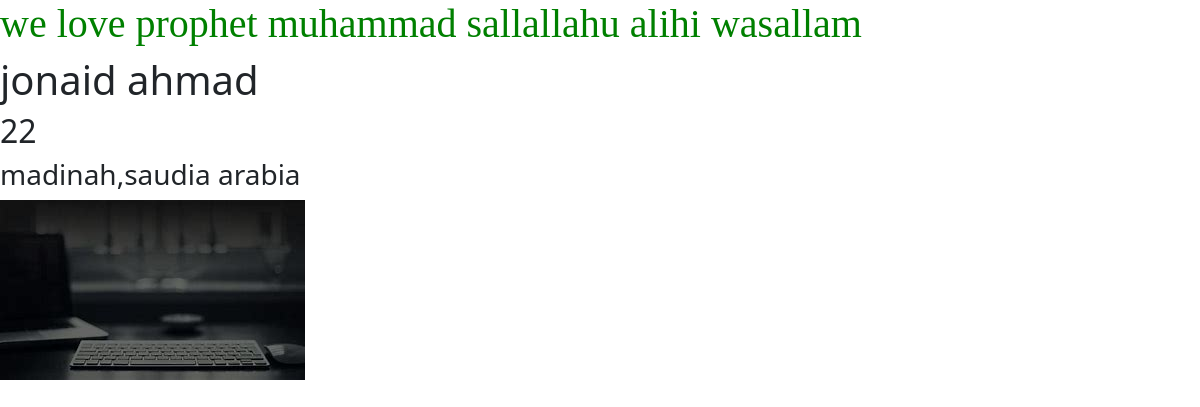
The page /myapp/ on the database its author committed.
### myapp/models.py (models this page shows)
class Profile(models.Model):
    name = models.CharField(max_length=30)
    age = models.IntegerField()
    address = models.TextField()
    iamge = models.ImageField()

### myapp/views.py (the view)
# urls.py: path('',views.homepage,name='homepage')
def homepage(request):
    profie = Profile.objects.all()
    context = {
        'profile': profie
    }
    return render (request,'index.html',context)

### templates/index.html (shortened to what this page needs)
{%load static%}
<!DOCTYPE html>
<html lang="en">
<head>
<link href="https://cdn.jsdelivr.net/npm/bootstrap@5.0.0-beta3/dist/css/bootstrap.min.css" rel="stylesheet">
</head>
<body>
    <h1 style="color: green;font-family: arial black;"> we love prophet muhammad sallallahu alihi wasallam</h1>
    {% for i in profile %}
    <h1> {{i.name}}  </h1>
    <h2> {{i.age}} </h2>
    <h3>{{i.address }}</h3>
    <img src="{{i.iamge.url}}" alt="Image">
    {% endfor %}
</body>
</html>

### rows shown on the page
Profile: name "jonaid ahmad", age "22", address "madinah,saudia arabia", iamge (picture)
